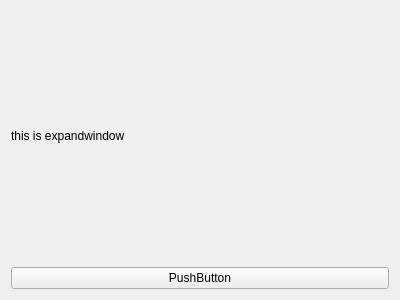
<?xml version="1.0" encoding="UTF-8"?>
<ui version="4.0">
 <class>ExpandWindow</class>
 <widget class="QWidget" name="ExpandWindow">
  <property name="geometry">
   <rect>
    <x>0</x>
    <y>0</y>
    <width>400</width>
    <height>300</height>
   </rect>
  </property>
  <property name="windowTitle">
   <string>Form</string>
  </property>
  <layout class="QVBoxLayout" name="verticalLayout">
   <item>
    <widget class="QLabel" name="label">
     <property name="text">
      <string>this is expandwindow</string>
     </property>
    </widget>
   </item>
   <item>
    <widget class="QPushButton" name="pushButton">
     <property name="text">
      <string>PushButton</string>
     </property>
    </widget>
   </item>
  </layout>
 </widget>
 <resources/>
 <connections/>
</ui>
